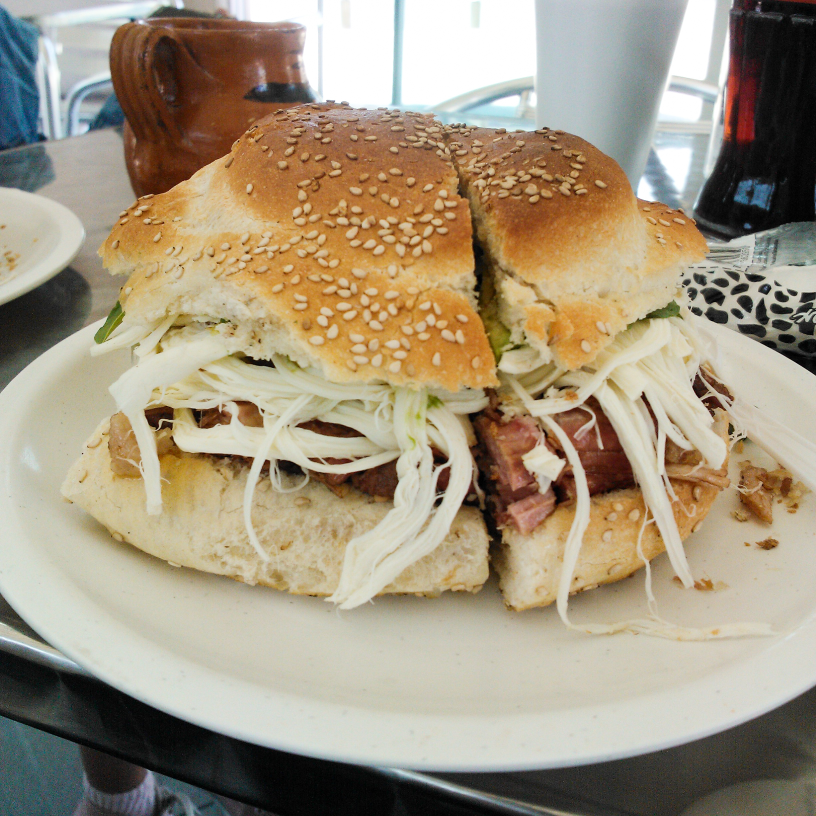
#> input picture images/Q109353074-Q28803.jpg, 2448 x 2448 px (shown at 1/3 size); its folder holds 4 pictures in this run
$ jupyter execute --allow-errors main.ipynb   (shell and % lines are left out)
#> lines starting #> are read from the running program, lines starting #| are printed output that depends on the picture
#Data collection

[cell 1]
import os
import time
import json
from PIL import Image
import urllib.request
from SPARQLWrapper import SPARQLWrapper, JSON
from urllib.error import HTTPError

endpoint_url = "https://query.wikidata.org/sparql"
img_data = {}

# Function to create a SPARQL query for a specific Wikidata entity (default: Q144/Dog)
# The query retrieves items, labels, and image URLs.
# [49 lines left out: functions query, get_results, isEmpty, addImg, not called in this run]

# Function to add images for all specified Wikidata entities.
def addAllImg(wd, limit):
    for w in wd:
        addImg(w, limit)

# Function to download an image from a given URL and save it with a specified filename.
# [4 lines left out: function downloadImage, not called in this run]

# Function to initialize img_data with information about already downloaded images.
def initAlreadyDownload(namefolder='images'):
    for image in os.listdir(namefolder):
        img_data[image.split(".")[0]] = {}

# Main function to download all images for specified Wikidata entities.
# Checks if images are already downloaded to avoid redundancy.
def downloadAllImages(wd=['Q144'], limit=5):
    createFolder()
    if not isEmpty():
        print('Images déjà téléchargées !')
        initAlreadyDownload()
        return False
    addAllImg(wd, limit)
    return True

bdd = ['Q144','Q14660','Q23442','Q28803','Q3305213'] #Chien, drapeau, ile, sandwich, peinture,
#> (the rest of this cell did not finish here and is left out)

[cell 2]
import os
import json
from PIL import Image
import urllib.request
from SPARQLWrapper import SPARQLWrapper, JSON
from urllib.error import HTTPError
import time
import shutil
import numpy as np
from sklearn.cluster import MiniBatchKMeans
import webcolors

# Function to remove an image from the 'images' folder.
def removeImage(name):
    image_path = "images/" + name
    if os.path.isfile(image_path):
        os.remove(image_path)
        print(f"L'image {name} a été supprimée.")
    else:
        print(f"Impossible de trouver le fichier {image_path}")

# Function to retrieve and store metadata for a given image.
def getMetaImg(name, imgfile):
    # Exif keys for date and model
    DATE_KEY = 36867
    MODEL_KEY = 272

    # Updating image data with size, orientation, and format
    img_data[name].update({
        #'size': [getSizeImg(imgfile.size), imgfile.size],
        'size': getSizeImg(imgfile.size),
        'orientation': getOrientationImg(imgfile.size),
        'format': imgfile.format,
    })
    # Getting dominant colors of the image
    getColorsImg(name, imgfile)

    # Extracting EXIF data for additional metadata
    exif_data = imgfile._getexif()
    if exif_data is not None:
        if DATE_KEY in exif_data:
            img_data[name]['date'] = exif_data[DATE_KEY]
        if MODEL_KEY in exif_data:
            img_data[name]['model'] = exif_data[MODEL_KEY]

# Function to determine the orientation of an image.
def getOrientationImg(size): #(largeur,hauteur)
    width,height = size
    return "landscape" if width > height else "portrait" if height > width else "squared"

# Function to categorize image size.
def getSizeImg(size): #(largeur,hauteur)
    width,height = size
    return "large" if width*height>1920*1080 else "small" if width*height<640*480 else "medium"

# Function to identify dominant colors in an image using KMeans clustering.
# [37 lines left out: functions getColorsImg, RGBtoName, not called in this run]

# Function to open an image, extract metadata, and handle errors.
def openImgGetMeta(name):
    try:
        with Image.open("images/"+name) as imgfile:
            name = name.split(".")[0]
            getMetaImg(name, imgfile)
        imgfile.close()
        return True
    except FileNotFoundError as e:
        print('Impossible de trouver le fichier {}: {}'.format("images/"+name, e))
        return False
    except Exception as e:
        print('Erreur lors de l\'ouverture de l\'image {}: {}'.format("images/"+name, e))
        removeImage(name)
        return False
import os
import json

# Function to extract metadata from all images in a specified directory.
def openGetMetaAllImg(namefolder='images'):
    for image in os.listdir(namefolder):
        # Ignore .ipynb_checkpoints and non-image files
        if image.endswith((".png", ".jpg", ".jpeg", ".gif", ".bmp")):
            openImgGetMeta(image)
#> in openImgGetMeta, imgfile is the input picture: PIL image 2448x2448 RGB; mean R, G, B 162.3, 149.8, 127.4

# Calling the function to process all images
openGetMetaAllImg()

[cell 3]
import requests
from random import randint, choice
import json

# Function to export data to a JSON file.
def exportToJSON(data,name='img_data.json'):
    with open(name, 'w', encoding='utf-8') as f:
        json.dump(data, f, ensure_ascii=False, indent=4)
    print("done")

# Function to open a JSON file and load its content or create a new file if it doesn't exist.
# [46 lines left out: functions openJSON, wikidataAPI, findTagsImg, formatCategory, not called in this run]

# Function to add tags to images in JSON data.
def addTagsJSON(image_id = "Q7704028", categories=[]):
    data = openJSON(file="img_data.json")
    data[image_id]['tags'] = categories

# Function to remove images from JSON file and directory if they lack color metadata.
def delete_image_without_color_metadata(json_file='img_data.json', image_folder='images'):
    with open(json_file, 'r') as f:
        json_data = json.load(f)
    images_to_delete = []
    for image in json_data:
        if not 'colors' in json_data[image] or not json_data[image].get("colors",False):
            images_to_delete.append(image)
    for image in images_to_delete:
        if os.path.isfile(os.path.join(image_folder, image)):
            os.remove(os.path.join(image_folder, image))
        del json_data[image]
    print(f"{len(images_to_delete)} images ont été supprimées")

    with open(json_file, 'w') as f:
        json.dump(json_data, f)
    return json_data

# Function to format and fill missing data for images.
def data_formatage(data):
    for image in data:
        if not data[image].get("size",False):
            data[image]["size"] = ""
        if not data[image].get("orientation",False):
            data[image]["orientation"] = ""
        if not data[image].get("format",False):
            data[image]["format"] = choice(["JPEG","PNG","JPG"])
        if not data[image].get("tags",False):
            data[image]["tags"] = ""
        data[image]["date"]=randint(1999,2024)
        if not data[image].get("model", False):
            data[image]["model"]=choice(["Canon","Nikon", "Sony","Fujifilm","Olympus","Panasonic","Pentax","iphone","samsung","lenovo"])
    return data

# Function to add tags to all images in the JSON data.
def addAllTagsJSON():
    for _id in data:
        data[_id]['tags'] = findTagsImg(_id)
    return data

# Main workflow: Process data, add tags, format data, and export to JSON.
data = img_data
#> data = 0 items
data = addAllTagsJSON()
data = data_formatage(data)
exportToJSON(data)

# Clean up the data by removing images without color metadata.
img_data = delete_image_without_color_metadata()

[cell 4]
class User:
    # Initialize a new User object with optional favorite pictures.
    # [6 lines left out: function __init__, not called in this run]

    # String representation of a User object.
    def __str__(self):
        return f"User with favorite color {self._favorite_colors}, orientation {self._favorite_orientations}, size {self._favorite_sizes}, tags {self._favorite_tags} and favorite pictures {self._favorite_pictures}"

    # Add a picture to the user's favorites and update corresponding attributes.
    # [17 lines left out: functions add_favorite_picture, remove_favorite_picture, not called in this run]

    # Getters to retrieve user's favorite pictures and their associated metadata.
    def get_favorite_pictures(self):
        return self._favorite_pictures

    def get_favorite_tags(self):
        return self._favorite_tags

    def get_favorite_orientations(self):
        return self._favorite_orientations

    def get_favorite_colors(self):
        return self._favorite_colors

    def get_favorite_sizes(self):
        return self._favorite_sizes

[cell 5]
import random
# Create a list to store user objects
number_users = 15
users = [None] * number_users

# Loop to create each user with a random list of favorite pictures
#> (the rest of this cell did not finish here and is left out)

[cell 6]
user = users[0]
#> (the rest of this cell did not finish here and is left out)

[cell 7]
import pandas as pd
#> (the rest of this cell did not finish here and is left out)

[cell 8]
import pandas as pd
import numpy as np
from sklearn.preprocessing import MultiLabelBinarizer

# Load data from a JSON file and transpose it for better structure.
#> (the rest of this cell did not finish here and is left out)

[cell 9]
import pandas as pd
import numpy as np
from sklearn.preprocessing import LabelEncoder
import random

# Assuming dataFrame is defined and contains your image data
#> (the rest of this cell did not finish here and is left out)

[cell 10]
# Necessary library imports for data processing and machine learning
from sklearn.model_selection import train_test_split
from sklearn.preprocessing import StandardScaler
from sklearn.tree import DecisionTreeClassifier
from sklearn.metrics import classification_report
from sklearn import tree
import graphviz
import pydotplus
import pandas as pd
import io

# Identifying columns in the dataframe that contain string values
#> (the rest of this cell did not finish here and is left out)

[cell 11]
import numpy as np
# Entraînement du modèle
#> (the rest of this cell did not finish here and is left out)

#Data Visualization

[cell 12]
import matplotlib.pyplot as plt
plt.rcParams['font.family'] = 'Arial'
nb_images_year = {}

with open('img_data.json', 'r') as f:
    data = json.load(f)
    for image in data:
        date = data[image]["date"] #Recupere la date de l'image
        nb_images_year[date] = nb_images_year.get(date,0) +1

print(nb_images_year)
noms = list(nb_images_year.keys())
valeurs = list(nb_images_year.values())

plt.bar(noms, valeurs)
plt.title("Nombre d'images par année")
plt.xlabel("Années")
plt.ylabel("Nombre d'images")
plt.xticks(rotation=90)
plt.show()

[cell 13]
# Initialize dictionaries to count the number of images by size, orientation, and camera model
nb_images_size = {}
nb_images_orientation = {}
nb_images_camera = {}
# Set default font style for plots
plt.rcParams['font.family'] = 'Arial'

# Open and read data from the JSON file
with open('img_data.json', 'r') as f:
    data = json.load(f)
    # Iterate through each image in the dataset
    for image in data :
       # Get and count the size of each image
       size = data[image].get('size','')
       nb_images_size[size] = nb_images_size.get(size,0) +1

        # Get and count the orientation of each image
       orientation = data[image].get('orientation','')
       nb_images_orientation[orientation] = nb_images_orientation.get(orientation,0) +1

        # Get and count the camera model of each image
       camera = data[image].get('model','')
       nb_images_camera[camera] = nb_images_camera.get(camera,0) +1

# Print out the counts for each category
print(nb_images_size)
print(nb_images_orientation)
print(nb_images_camera)

# Plotting the number of images by size
entity1 = list(nb_images_size.keys())
val1 = list(nb_images_size.values())
plt.bar(entity1, val1)
plt.title("Nombre d'images par taille")
plt.xlabel("Taille")
plt.ylabel("Nombre d'images")
plt.show()

# Plotting the number of images by orientation
entity2 = list(nb_images_orientation.keys())
val2 = list(nb_images_orientation.values())
plt.bar(entity2, val2)
plt.title("Nombre d'images par orientation")
plt.xlabel("Orientation")
plt.ylabel("Nombre d'images")
plt.show()

# Plotting the number of images by camera model
entity3 = list(nb_images_camera.keys())
val3 = list(nb_images_camera.values())
plt.bar(entity3, val3)
plt.title("Nombre d'images par modèle de caméra")
plt.xlabel("Modèle de caméra")
plt.ylabel("Nombre d'images")
plt.xticks(rotation=90) # Fait pivoter les étiquettes x de 45 degrés pour améliorer la lisibilité
plt.show()

[cell 14]
marques = {}

for modele in nb_images_camera:
    marque = modele.split(' ')[0].encode('utf-8', 'ignore').decode('utf-8') # Encode la chaîne de caractères en utilisant l'encodage UTF-8 et en ignorant les caractères invalides
    if marque in marques:
        marques[marque].append(modele)
    else:
        marques[marque] = [modele]

print(marques)

entity4 = list(marques.keys())
print([len(el) for el in marques.values()])
val4 = [len(el) for el in marques.values()]
plt.bar(entity4, val4)
plt.title("Nombre d'images par marque")
plt.xlabel("Marque")
plt.ylabel("Nombre d'images")
plt.xticks(rotation=90) # Fait pivoter les étiquettes x de 45 degrés pour améliorer la lisibilité
plt.show()

# Color Characteristics
## En 2D

[cell 15]
# Initialiser un tableau vide pour stocker toutes les couleurs
all_colors = []

# Parcourir toutes les images et ajouter leurs couleurs à la liste de toutes les couleurs

for image in data:
    if 'colors' in data[image]:
        colors = data[image]['colors']
        all_colors += colors

# Convertir la liste de couleurs en un tableau NumPy
all_colors = np.array(all_colors)

# Créer l'histogramme en utilisant Matplotlib
#> (the rest of this cell did not finish here and is left out)

## En 3D mais avec toutes les couleurs de chaques images

[cell 16]
import matplotlib.pyplot as plt
import matplotlib.colors as mcl

# Initialiser les listes de coordonnées x, y et z
x = []
y = []
z = []

# Initialiser la liste de couleurs
colors = []

# Parcourir toutes les images dans le fichier JSON
for image in data:
    # Vérifier si l'image actuelle a une clé 'colors'
    if 'colors' in data[image]:
        # Parcourir toutes les couleurs pour cette image
        for color in data[image]['colors']:
            # Ajouter les valeurs RGB aux listes x, y et z
            r, g, b = color
            x.append(r)
            y.append(g)
            z.append(b)
            # Ajouter la couleur à la liste de couleurs
            colors.append(mcl.to_hex([r/255,g/255,b/255]))

# Créer une figure en 3D
fig = plt.figure()
ax = fig.add_subplot(111, projection='3d')

# Ajouter les points au graphique en 3D
ax.scatter(x, y, z, c=colors, marker='o')

# Ajouter des labels aux axes
ax.set_xlabel('Rouge')
ax.set_ylabel('Vert')
ax.set_zlabel('Bleu')

# Afficher le graphique
plt.show()
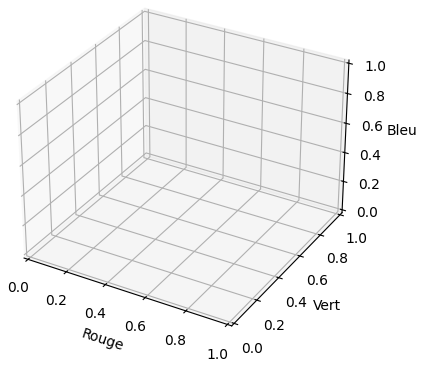
#> figure drawn by matplotlib, 1 panel

# Recommendation System

## 1- Sur une image

#> (a cell that did not finish here is left out)

## 2- Sur toutes nos données

[cell 18]
from sklearn.model_selection import train_test_split
from sklearn import svm
from sklearn.preprocessing import LabelEncoder
from sklearn.metrics import accuracy_score
from sklearn.metrics import confusion_matrix
from sklearn.metrics import ConfusionMatrixDisplay
import matplotlib.pyplot as plt
# Sample data
data = []
with open('img_data.json') as f:
    json_data = json.load(f)
    for image in json_data:
        try:
            data.append([
                str(json_data[image]["colors"][0]),
                str(json_data[image]["colors"][1]),
                json_data[image]["size"],
                json_data[image]["orientation"],
                json_data[image]["format"]
            ])
        except:
            pass

# Encode categorical features and labelss
#> (the rest of this cell did not finish here and is left out)

# Tests avec Unittest

[cell 19]
import unittest
import json
from datetime import datetime

# Test suite for verifying various attributes of images
class TestImageAttributes(unittest.TestCase):
    @classmethod
    def setUpClass(cls):
        with open('img_data.json') as file:
            cls.img_data = json.load(file)

    def test_images_downloaded(self):
         # Test to ensure each image has at least one expected category tag
        expected_categories = {'dog', 'flag', 'island', 'sandwich', 'painting'}
        for image_id, attributes in self.img_data.items():
            tags = set(attributes.get('tags', []))
            # Vérifie si au moins une des catégories attendues se trouve dans les tags de l'image
            self.assertTrue(any(tag in tags for tag in expected_categories), f"Échec pour {image_id}: aucune catégorie correspondante trouvée parmi {tags}")


    def test_colors(self):
         # Test to ensure color values are in the correct format
        for image_id, attributes in self.img_data.items():
            colors = attributes.get('colors', [])
            for color in colors:
                self.assertEqual(len(color), 3, f"Échec pour {image_id}: couleur non conforme {color}")
                for value in color:
                    self.assertTrue(0 <= value <= 255, f"Échec pour {image_id}: valeur de couleur invalide {value}")

    def test_orientation_size_model(self):
        # Test to check if orientation, size, and model are valid
        for image_id, attributes in self.img_data.items():
            orientation = attributes.get('orientation')
            size = attributes.get('size')
            model = attributes.get('model')
            self.assertIn(orientation, ['portrait', 'landscape', 'squared'], f"Échec pour {image_id}: orientation invalide {orientation}")
            self.assertIn(size, ['small', 'medium', 'large'], f"Échec pour {image_id}: taille invalide {size}")
            self.assertIsInstance(model, str, f"Échec pour {image_id}: modèle invalide {model}")

    def test_valid_sizes(self):
        # Test to check if image sizes are within a set of valid sizes
        valid_sizes = {'small', 'medium', 'large'}
        for image_id, attributes in self.img_data.items():
            size = attributes.get('size')
            self.assertIn(size, valid_sizes, f"Échec pour {image_id}: taille invalide {size}")

    def test_valid_orientations(self):
        # Test to check if image orientations are within a set of valid orientations
        valid_orientations = {'portrait', 'landscape', 'squared'}
        for image_id, attributes in self.img_data.items():
            orientation = attributes.get('orientation')
            self.assertIn(orientation, valid_orientations, f"Échec pour {image_id}: orientation invalide {orientation}")

    def test_valid_formats(self):
        # Test to check if image formats are within a set of valid formats
        valid_formats = {'JPEG', 'PNG', 'TIFF', 'MPO'}
        for image_id, attributes in self.img_data.items():
            format = attributes.get('format')
            self.assertIn(format, valid_formats, f"Échec pour {image_id}: format invalide {format}")

    def test_valid_dates(self):
        # Test to ensure the date is within an acceptable range
        for image_id, attributes in self.img_data.items():
            date = attributes.get('date')
            self.assertIsInstance(date, int, f"Échec pour {image_id}: date invalide {date}")
            self.assertTrue(1990 <= date <= 2024, f"Échec pour {image_id}: date hors plage {date}")

    def test_valid_models(self):
        # Test to check if camera models are valid strings
        for image_id, attributes in self.img_data.items():
            model = attributes.get('model')
            self.assertIsInstance(model, str, f"Échec pour {image_id}: modèle invalide {model}")

    def test_valid_and_temporally_consistent_dates(self):
        # Test to ensure the dates are valid and consistent with expected technology timelines
        earliest_acceptable_year = 1990  # Ajustez selon le contexte technologique pertinent
        current_year = datetime.now().year
        for image_id, attributes in self.img_data.items():
            date = attributes.get('date')
            self.assertIsInstance(date, int, f"Échec pour {image_id}: date invalide {date}")
            self.assertTrue(earliest_acceptable_year <= date <= current_year,
                            f"Échec pour {image_id}: date hors plage {date} (attendu entre {earliest_acceptable_year} et {current_year})")


# Loading the test cases
test_loader = unittest.TestLoader()
test_suite = test_loader.loadTestsFromTestCase(TestImageAttributes)

# Running the tests
test_runner = unittest.TextTestRunner(verbosity=2)
test_runner.run(test_suite)
